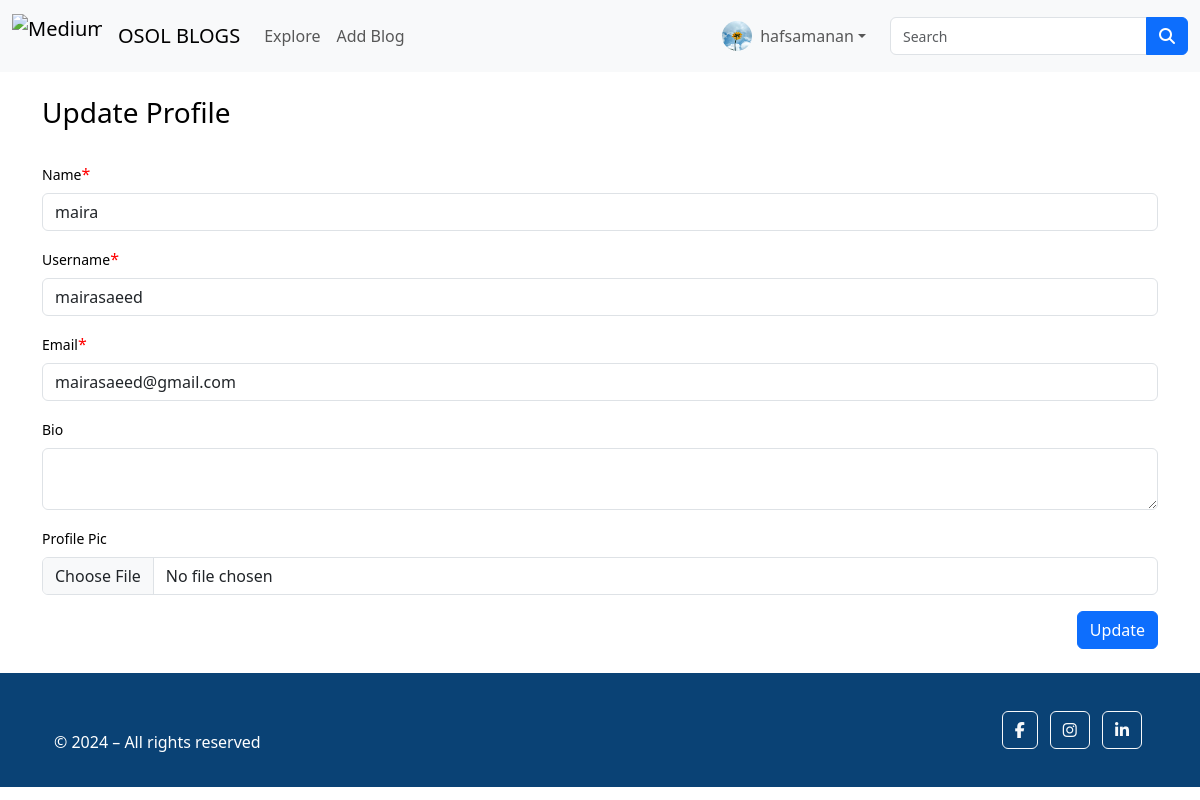
Page /update/5 (signed in) on the committed database.
### flaskblog/models.py (models this page shows, shortened)
class Users(db.Model, UserMixin):
    id = db.Column(db.Integer, primary_key = True)
    username = db.Column(db.String(20), nullable = False,unique = True)
    name = db.Column(db.String(200), nullable = False)
    email = db.Column(db.String(120), nullable = False,unique = True)
    bio = db.Column(db.Text(200), nullable = True)
    date_added = db.Column(db.DateTime, default = datetime.now(timezone.utc))
    password_hash = db.Column(db.String(120))
    posts = db.relationship('Posts', backref = 'poster', cascade="all, delete-orphan")
    comments = db.relationship('Comments', backref = 'commenter', cascade="all, delete-orphan")
    profile_pic = db.Column(db.String(), nullable = True)
    @property
    def password(self):
        raise AttributeError("password is not a readable attribute")

### flaskblog/author/author.py (the view, shortened to what this page needs)
@author.route('/update/<int:id>', methods=['GET', 'POST'])
@login_required
def update(id):
    form = NameForm()
    name_to_update = Users.query.get_or_404(id)
    return render_template("author/update.html", form=form, name_to_update=name_to_update)

### flaskblog/author/forms.py
class NameForm(FlaskForm):
    name = StringField("Name", validators=[DataRequired(), Length(min=2, max=50)])
    email = StringField("Email", validators=[DataRequired(), Email(), Length(max=100)])
    username = StringField("Username", validators=[DataRequired(), Length(min=4, max=25)])
    bio = TextAreaField("Bio", validators=[Length(max=500)])
    profile_pic = FileField("Profile Pic")
    password_hash = PasswordField("Password", validators=[
        DataRequired(),
        Length(min=6),
        is_alphanumeric,
        EqualTo('password_hash2', message="Passwords must match.")
    ])
    password_hash2 = PasswordField("Confirm Password", validators=[DataRequired()])
    submit = SubmitField("Submit")

### flaskblog/author/author.py (called while the page is built)
@login_manager.user_loader
def load_user(user_id):
    return Users.query.get(int(user_id))

### flaskblog/templates/author/update.html (shortened to what this page needs)
{% set show_navbar = True %}
{% set show_footer = True %}
{% extends 'main/base.html'%}
{% block content %}
<div class="toast-container position-fixed top-1 end-0 p-3">
</div>
<div class="container my-4">
  <h3>Update Profile</h3>
  <br>
  <form action="/update/{{name_to_update.id}}" method="POST" enctype="multipart/form-data">
    <div class="mb-3">
      {{ form.name.label(class="form-label") }}<span style="color: red;">*</span>
      {{ form.name(class="form-control", value=name_to_update.name) }}
    </div>
    <div class="mb-3">
      {{ form.username.label(class="form-label") }}<span style="color: red;">*</span>
      {{ form.username(class="form-control", value=name_to_update.username) }}
    </div>
    <div class="mb-3">
      {{ form.email.label(class="form-label") }}<span style="color: red;">*</span>
      {{ form.email(class="form-control", value=name_to_update.email) }}
    </div>
    <div class="mb-3">
      {{ form.bio.label(class="form-label") }}
      <textarea name="bio" class="form-control">{{name_to_update.bio}}</textarea>
    </div>
    <div class="mb-3">
      {{ form.profile_pic.label(class="form-label") }}
      {{ form.profile_pic(class="form-control") }}
    </div>
    <div class="mb-3">
      <p class="text-end">
      {{ form.submit(class="btn btn-primary", value="Update") }}</p>
    </div>
  </form>
</div>
{% endblock %}

### flaskblog/templates/main/navbar.html (shortened to what this page needs)
<nav class="navbar navbar-expand-lg bg-body-tertiary">
    <div class="container-fluid">
        <a class="navbar-brand" href="{{ url_for('main.home_page') }}">
            <img src="https://osoltech.com/hs-fs/hubfs/Medium%20size%20with%20Tag%20line.png?width=140&amp;height=69&amp;name=Medium%20size%20with%20Tag%20line.png"
                loading="eager" alt="Medium size with Tag line" height="45" width="90"
                srcset="https://osoltech.com/hs-fs/hubfs/Medium%20size%20with%20Tag%20line.png?width=70&amp;height=35&amp;name=Medium%20size%20with%20Tag%20line.png 70w,
                        https://osoltech.com/hs-fs/hubfs/Medium%20size%20with%20Tag%20line.png?width=140&amp;height=69&amp;name=Medium%20size%20with%20Tag%20line.png 140w,
                        https://osoltech.com/hs-fs/hubfs/Medium%20size%20with%20Tag%20line.png?width=210&amp;height=104&amp;name=Medium%20size%20with%20Tag%20line.png 210w,
                        https://osoltech.com/hs-fs/hubfs/Medium%20size%20with%20Tag%20line.png?width=280&amp;height=138&amp;name=Medium%20size%20with%20Tag%20line.png 280w,
                        https://osoltech.com/hs-fs/hubfs/Medium%20size%20with%20Tag%20line.png?width=350&amp;height=173&amp;name=Medium%20size%20with%20Tag%20line.png 350w,
                        https://osoltech.com/hs-fs/hubfs/Medium%20size%20with%20Tag%20line.png?width=420&amp;height=207&amp;name=Medium%20size%20with%20Tag%20line.png 420w"
                sizes="(max-width: 140px) 100vw, 140px" class="d-inline-block align-text-top">
        </a>
        <a class="navbar-brand" href="#">OSOL BLOGS</a>
        <div class="collapse navbar-collapse" id="navbarSupportedContent">
            <ul class="navbar-nav me-auto mb-2 mb-lg-0">
                <li class="nav-item">
                    <a class="nav-link" href="{{ url_for('blog.posts')}}">Explore</a>
                </li>
                {% if current_user.is_authenticated %}
                <li class="nav-item">
                    <a class="nav-link" href="{{ url_for('blog.add_post')}}">Add Blog</a>
                </li>
                {% endif %}
            </ul>
            <ul class="navbar-nav mb-2 mb-lg-0 ms-auto">
                {% if current_user.is_authenticated %}
                <li class="nav-item dropdown">
                    <a class="nav-link dropdown-toggle d-flex align-items-center" href="#" role="button"
                        data-bs-toggle="dropdown" aria-expanded="false">
                        {% if current_user.profile_pic %}
                        <img src="{{ url_for('static', filename='images/' + current_user.profile_pic) }}" width="30"
                            height="30" class="rounded-circle me-2">
                        {% else %}
                        <img src="{{ url_for('static', filename='images/default_profile_pic.png') }}" width="30"
                            height="30" class="rounded-circle me-2">
                        {% endif %}
                        {{current_user.name}}
                    </a>
                </li>
                {% else %}
                <li class="nav-item">
                    <a class="nav-link" href="{{ url_for('author.login')}}">Login</a>
                </li>
                {% endif %}
            </ul>
            <form method='POST' action="{{ url_for('blog.search') }}" class="d-flex ms-3" role="search">
                <div class="input-group">
                    <input class="form-control" type="search" placeholder="Search" aria-label="Search" name="searched">
                    <button class="btn btn-primary" type="submit">
                        <i class="fa-solid fa-magnifying-glass"></i>
                    </button>
                </div>
            </form>
        </div>
    </div>
</nav>

### flaskblog/templates/author/update.html (style rules this page uses)
.form-label { font-size: 14px; }
::placeholder { font-size: 14px; color: #F4F6FB; }

### flaskblog/templates/main/base.html (style rules this page uses)
body { background-color: white; color: black; }
html, body { height: 100%; }

### rows in the picture
Users: profile_pic (picture), name "hafsamanan"
Users: name "maira", username "mairasaeed", email "mairasaeed@gmail.com"
